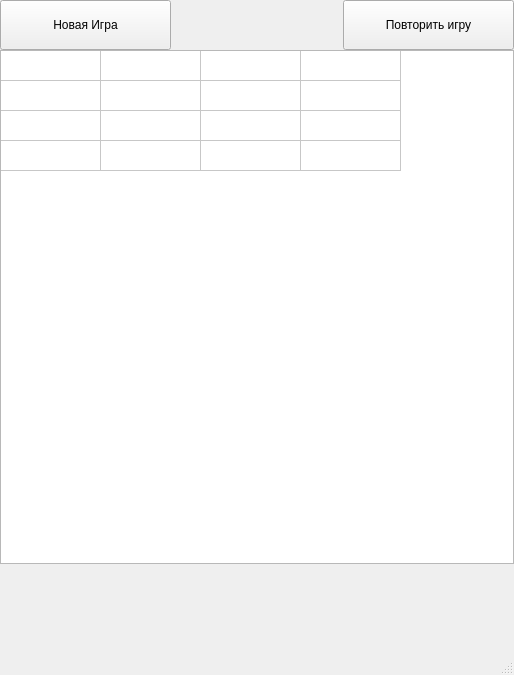
<?xml version="1.0" encoding="UTF-8"?>
<ui version="4.0">
 <class>tag</class>
 <widget class="QMainWindow" name="tag">
  <property name="enabled">
   <bool>true</bool>
  </property>
  <property name="geometry">
   <rect>
    <x>0</x>
    <y>0</y>
    <width>514</width>
    <height>675</height>
   </rect>
  </property>
  <property name="minimumSize">
   <size>
    <width>514</width>
    <height>675</height>
   </size>
  </property>
  <property name="maximumSize">
   <size>
    <width>514</width>
    <height>675</height>
   </size>
  </property>
  <property name="acceptDrops">
   <bool>false</bool>
  </property>
  <property name="windowTitle">
   <string>tag</string>
  </property>
  <property name="animated">
   <bool>true</bool>
  </property>
  <property name="documentMode">
   <bool>false</bool>
  </property>
  <widget class="QWidget" name="centralwidget">
   <widget class="QTableWidget" name="twTag">
    <property name="enabled">
     <bool>true</bool>
    </property>
    <property name="geometry">
     <rect>
      <x>0</x>
      <y>50</y>
      <width>514</width>
      <height>514</height>
     </rect>
    </property>
    <property name="minimumSize">
     <size>
      <width>514</width>
      <height>514</height>
     </size>
    </property>
    <property name="maximumSize">
     <size>
      <width>514</width>
      <height>514</height>
     </size>
    </property>
    <property name="font">
     <font>
      <family>Sitka Text Semibold</family>
      <pointsize>15</pointsize>
      <weight>75</weight>
      <bold>true</bold>
     </font>
    </property>
    <property name="cursor" stdset="0">
     <cursorShape>CrossCursor</cursorShape>
    </property>
    <property name="editTriggers">
     <set>QAbstractItemView::NoEditTriggers</set>
    </property>
    <property name="tabKeyNavigation">
     <bool>false</bool>
    </property>
    <property name="selectionMode">
     <enum>QAbstractItemView::SingleSelection</enum>
    </property>
    <property name="wordWrap">
     <bool>true</bool>
    </property>
    <property name="rowCount">
     <number>4</number>
    </property>
    <property name="columnCount">
     <number>4</number>
    </property>
    <attribute name="horizontalHeaderVisible">
     <bool>false</bool>
    </attribute>
    <attribute name="horizontalHeaderHighlightSections">
     <bool>true</bool>
    </attribute>
    <attribute name="verticalHeaderVisible">
     <bool>false</bool>
    </attribute>
    <row/>
    <row/>
    <row/>
    <row/>
    <column/>
    <column/>
    <column/>
    <column/>
    <item row="0" column="0">
     <property name="text">
      <string/>
     </property>
     <property name="textAlignment">
      <set>AlignLeading|AlignVCenter</set>
     </property>
     <property name="flags">
      <set>NoItemFlags</set>
     </property>
    </item>
    <item row="0" column="1">
     <property name="text">
      <string/>
     </property>
    </item>
    <item row="0" column="2">
     <property name="text">
      <string/>
     </property>
    </item>
    <item row="1" column="0">
     <property name="text">
      <string/>
     </property>
    </item>
    <item row="1" column="2">
     <property name="text">
      <string/>
     </property>
    </item>
   </widget>
   <widget class="QPushButton" name="pbNewGame">
    <property name="geometry">
     <rect>
      <x>0</x>
      <y>0</y>
      <width>171</width>
      <height>50</height>
     </rect>
    </property>
    <property name="text">
     <string>Новая Игра</string>
    </property>
   </widget>
   <widget class="QPushButton" name="pbRestart">
    <property name="geometry">
     <rect>
      <x>343</x>
      <y>0</y>
      <width>171</width>
      <height>50</height>
     </rect>
    </property>
    <property name="text">
     <string>Повторить игру</string>
    </property>
   </widget>
   <widget class="QLabel" name="lScore">
    <property name="geometry">
     <rect>
      <x>171</x>
      <y>0</y>
      <width>172</width>
      <height>50</height>
     </rect>
    </property>
    <property name="sizeIncrement">
     <size>
      <width>100</width>
      <height>0</height>
     </size>
    </property>
    <property name="baseSize">
     <size>
      <width>0</width>
      <height>0</height>
     </size>
    </property>
    <property name="font">
     <font>
      <pointsize>14</pointsize>
     </font>
    </property>
    <property name="text">
     <string>&lt;html&gt;&lt;head/&gt;&lt;body&gt;&lt;p align=&quot;center&quot;&gt;&lt;br/&gt;&lt;/p&gt;&lt;/body&gt;&lt;/html&gt;</string>
    </property>
    <property name="alignment">
     <set>Qt::AlignCenter</set>
    </property>
   </widget>
   <widget class="QLabel" name="lTimer">
    <property name="geometry">
     <rect>
      <x>0</x>
      <y>560</y>
      <width>514</width>
      <height>50</height>
     </rect>
    </property>
    <property name="font">
     <font>
      <pointsize>14</pointsize>
     </font>
    </property>
    <property name="text">
     <string/>
    </property>
    <property name="alignment">
     <set>Qt::AlignCenter</set>
    </property>
   </widget>
  </widget>
  <widget class="QMenuBar" name="menubar">
   <property name="geometry">
    <rect>
     <x>0</x>
     <y>0</y>
     <width>514</width>
     <height>25</height>
    </rect>
   </property>
  </widget>
  <widget class="QStatusBar" name="statusbar"/>
 </widget>
 <resources/>
 <connections/>
</ui>
